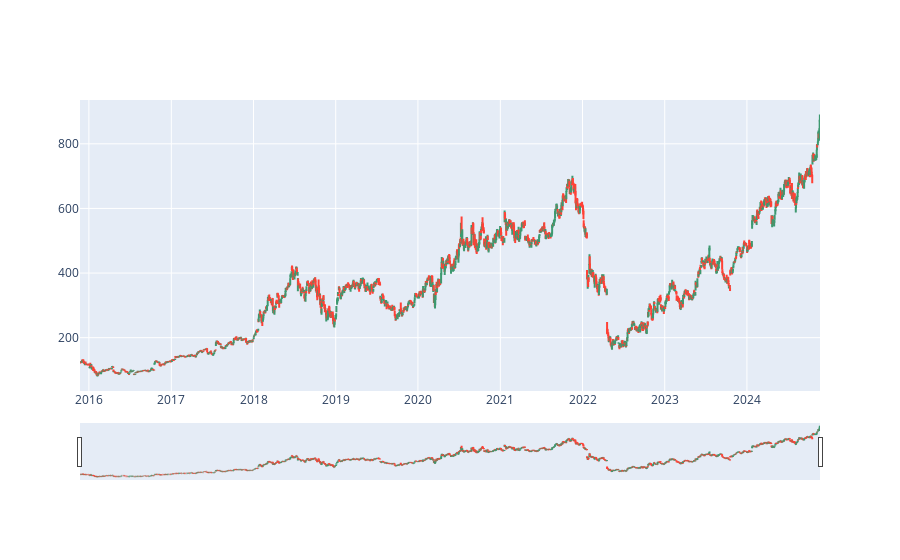

Notebook code cell kept with this figure:
### Code cell
import plotly.graph_objects as go

fig = go.Figure(data = [go.Ohlc(x = data.index,
  open=data['Open'],
  high=data['High'],
  low=data['Low'],
  close=data['Close'], name= 'OHLC')])

fig.show()

### Figure 1 — Plotly figure (JSON) as saved in the notebook; plotly's stock layout.template omitted (floating-point values rounded to 4 significant figures; data arrays with more than 128 entries replaced by an {"elided": "..."} marker saying what was removed)
{"data": [{"close": {"elided": "2264 float values"}, "high": {"elided": "2264 float values"}, "low": {"elided": "2264 float values"}, "name": "OHLC", "open": {"elided": "2264 float values"}, "type": "ohlc", "x": {"elided": "2264 str values"}}], "layout": {}}
